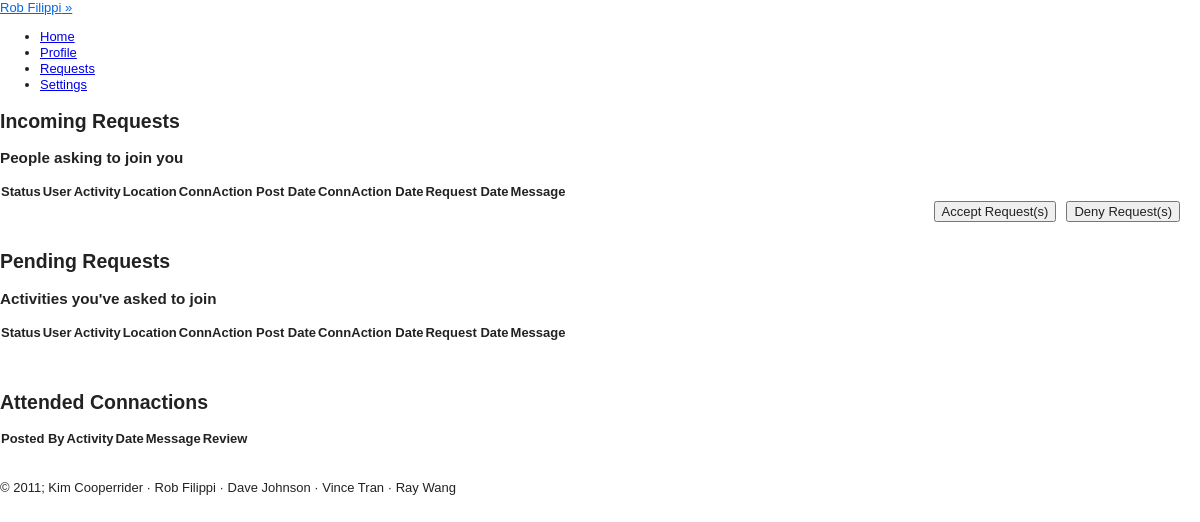
Page /views/requests.php (signed in) on the earlier database version.
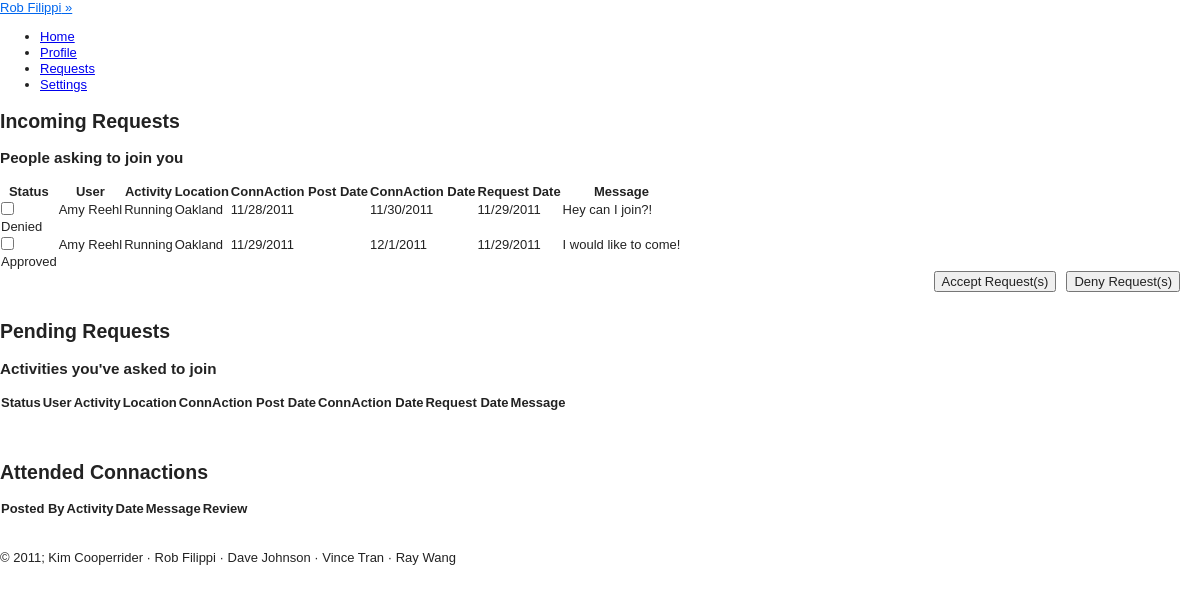
Same page on the later database version.
### tables this page shows
CREATE TABLE IF NOT EXISTS `connaction_requests` (
  `FROM_USER` int(11) NOT NULL,
  `TO_USER` int(11) NOT NULL,
  `CONNACTION_ID` int(11) NOT NULL,
  `MESSAGE` varchar(4000) DEFAULT NULL,
  `APPROVED` int(11) DEFAULT '-1',
  `DATE` timestamp NOT NULL DEFAULT CURRENT_TIMESTAMP,
  PRIMARY KEY (`FROM_USER`,`CONNACTION_ID`)
);

CREATE TABLE IF NOT EXISTS `users` (
  `USER_ID` int(11) NOT NULL AUTO_INCREMENT,
  `PASSWORD` varchar(100) NOT NULL,
  `FIRST_NAME` char(20) DEFAULT NULL,
  `LAST_NAME` char(20) DEFAULT NULL,
  `STREET` varchar(25) DEFAULT NULL,
  `CITY` char(20) DEFAULT NULL,
  `STATE` char(2) DEFAULT NULL,
  `ZIP` int(11) DEFAULT NULL,
  `PHONE` char(12) DEFAULT NULL,
  `INTERESTS` varchar(4000) DEFAULT NULL,
  `PROFILE_PIC` varchar(45) NOT NULL DEFAULT 'public/images/avatar.png',
  `email` varchar(25) DEFAULT NULL,
  `DOB` date DEFAULT NULL,
  `GENDER` char(1) DEFAULT NULL,
  PRIMARY KEY (`USER_ID`)
);

CREATE TABLE IF NOT EXISTS `activities` (
  `ACTIVITY_ID` int(11) NOT NULL AUTO_INCREMENT,
  `ACTIVITY_NAME` varchar(20) NOT NULL,
  PRIMARY KEY (`ACTIVITY_ID`)
);

CREATE TABLE IF NOT EXISTS `networks` (
  `NETWORK_ID` int(11) NOT NULL AUTO_INCREMENT,
  `AREA` varchar(25) NOT NULL,
  `STATE` varchar(2) NOT NULL,
  PRIMARY KEY (`NETWORK_ID`)
);

CREATE TABLE IF NOT EXISTS `connactions` (
  `CONNACTION_ID` int(11) NOT NULL AUTO_INCREMENT,
  `POST_TIME` date NOT NULL,
  `USER_ID` int(11) NOT NULL,
  `LOCATION` varchar(255) NOT NULL,
  `START_TIME` datetime DEFAULT NULL,
  `MESSAGE` varchar(4000) DEFAULT NULL,
  `END_TIME` datetime DEFAULT NULL,
  `UNIQUE_NETWORK_ID` int(11) NOT NULL,
  `IS_PRIVATE` int(11) DEFAULT '0',
  PRIMARY KEY (`CONNACTION_ID`)
);

### views/config.php (called while the page is built, shortened)
<?php
include("functions_connactions.php");
include("functions_networks.php");
include("functions_join_requests.php");
	function cookieExists(){
		if(isset($_COOKIE['ID_my_site']))
			return TRUE;
		else
			return FALSE;
	}
	function validCookie(){
		$username = $_COOKIE['ID_my_site'];
		$pass = $_COOKIE['Key_my_site'];
		$info = getDatabaseInfo("users", "email", $username);
			if ($pass != $info['PASSWORD']) {
				return FALSE;
			}
			else{
				return TRUE;
 			}
	}
	function getDatabaseInfo($table, $attribute, $value){
		$check = getResourceIDs($table, $attribute, $value);
		return mysql_fetch_array($check);
	}
	function getResourceIDs($table, $attribute, $value){
		$check = mysql_query("SELECT * FROM $table WHERE $attribute = '$value'")or die(mysql_error());
		return $check;
	}
	function getUserID(){
		if(cookieExists())
		{
			if (validCookie()) {
				$username = $_COOKIE['ID_my_site'];
				$info = getDatabaseInfo("users", "email", $username);
				return $info['USER_ID'];
			}
		}
	}
	function getUserName($userID){
		$info = getDatabaseInfo("users", "user_id", $userID);
		return $info['FIRST_NAME'] . " " . $info['LAST_NAME'];
	}
?>

### views/functions_join_requests.php (called while the page is built, shortened)
<?
function getIncRequests($userID){
	$incRequests = array();
	$result = mysql_query("SELECT * FROM connaction_requests WHERE to_user = '$userID' ")or die(mysql_error());
	while($info = mysql_fetch_array($result)){
		$incRequests[] = $info;
	}
	return $incRequests;
}
?>

### views/functions_connactions.php (called while the page is built, shortened)
<?
	function getConnactionActivity($connactionID){
		$activityID = getDatabaseInfo("connactions", "connaction_id", $connactionID);
		$act = getDatabaseInfo("unique_networks", "unique_network_id", $activityID['UNIQUE_NETWORK_ID']);
		$activity = getDatabaseInfo("activities", "activity_id", $act['ACTIVITY_ID']);
		$activityName = $activity['ACTIVITY_NAME'];
		return $activityName;
	}
	function getConnactionNetwork($connactionID){
		$networkID = getDatabaseInfo("connactions", "connaction_id", $connactionID);
		$net = getDatabaseInfo("unique_networks", "unique_network_id", $networkID['UNIQUE_NETWORK_ID']);
		$network = getDatabaseInfo("networks", "network_id", $net['NETWORK_ID']);
		$networkName = $network['AREA'];
		return $networkName;
	}
	function getConnactionDate($connactionID, $argument){
		$dateID = getDatabaseInfo("connactions", "connaction_id", $connactionID);
		$date = $dateID[$argument.'_TIME'];
		$dateParsed = date_parse($date);
		$newDate = $dateParsed["month"].'/'.$dateParsed["day"].'/'.$dateParsed["year"];
		return $newDate;
	}
?>

### views/requests.php (the view, shortened to what the changed rows need)
<?php
	include("header.php");
	if(cookieExists() && validCookie()) {
			?>
	<div class="page">
		<h2>Incoming Requests</h2>
			<form id="unsubNetworksForm" method="post" action="<?php echo $_SERVER['PHP_SELF']?>">
			<table id="incoming" class="requests regular_table">
			<thead class="reqHeader">
				<tr>
					<th>Status</th>
					<th>User</th>
					<th>Activity</th>
					<th>Location</th>
					<th>ConnAction Post Date</th>
					<th>ConnAction Date</th>
					<th>Request Date</th>
					<th>Message</th>
				</tr>
			</thead>
			<tbody>
				<?php
					$incRequests = getIncRequests(getUserID());
					if ($incRequests) {
						foreach($incRequests as $incoming){
							$fromUser = $incoming[0];
							$connactionID = $incoming[2];
							$message = $incoming[3];
							$approved = $incoming[4];
							$date = date_parse($incoming[5]);
							$requestID = $fromUser." ".$connactionID;
				?>
							<tr>
								<td>
									<?php
										echo "<input type='checkbox' value='".$requestID."' name='requestID[]' /> <br/>";
										if($approved == -1){
											echo "Pending";
										}
										else if($approved == 1){
											echo "Approved";
										}
										else{
											echo "Denied";
										}
									?>
								</td>
								<td><?php echo getUserName($fromUser); ?></td>
								<td><?php echo getConnactionActivity($connactionID); ?></td>
								<td><?php echo getConnactionNetwork($connactionID); ?></td>
								<td><?php echo getConnactionDate($connactionID, "POST"); ?></td>
								<td><?php echo getConnactionDate($connactionID, "START"); ?></td>
								<td><?php echo $date["month"].'/'.$date["day"].'/'.$date["year"]; ?></td>
								<td><?php echo $message; ?></td>
							</tr>
						<?php }
					}
				?>
			</tbody>
			</table>
			<br/><br/>
		<h2>Pending Requests</h2>
			<table id="pending" class="requests regular_table">
			<thead class="reqHeader">
				<tr>
					<th>Status</th>
					<th>User</th>
					<th>Activity</th>
					<th>Location</th>
					<th>ConnAction Post Date</th>
					<th>ConnAction Date</th>
					<th>Request Date</th>
					<th>Message</th>
				</tr>
			</thead>
			</table>
			<br/><br/>
		<h2>Attended Connactions</h2>
		<table id="past" class="requests regular_table">
			<thead class="reqHeader">
				<tr>
					<th>Posted By</th>
					<th>Activity</th>
					<th>Date</th>
					<th>Message</th>
					<th>Review</th>
				</tr>
			</thead>
			</table>
			<br/><br/>
		</div>
			<?
		}
 		include('footer.php');
?>

Differences in the rows shown:
added connaction_requests: APPROVED "Denied", FROM_USER.LAST_NAME "Amy Reehl", CONNACTION_ID.ACTIVITY_NAME "Running", CONNACTION_ID.AREA "Oakland", CONNACTION_ID.USER_ID "11/28/2011", CONNACTION_ID.USER_ID "11/30/2011", month "11", day "29", year "2011", MESSAGE "Hey can I join?!"
added connaction_requests: APPROVED "Approved", FROM_USER.LAST_NAME "Amy Reehl", CONNACTION_ID.ACTIVITY_NAME "Running", CONNACTION_ID.AREA "Oakland", CONNACTION_ID.POST_TIME "11/29/2011", CONNACTION_ID.START_TIME "12/1/2011", month "11", day "29", year "2011", MESSAGE "I would like to come!"
